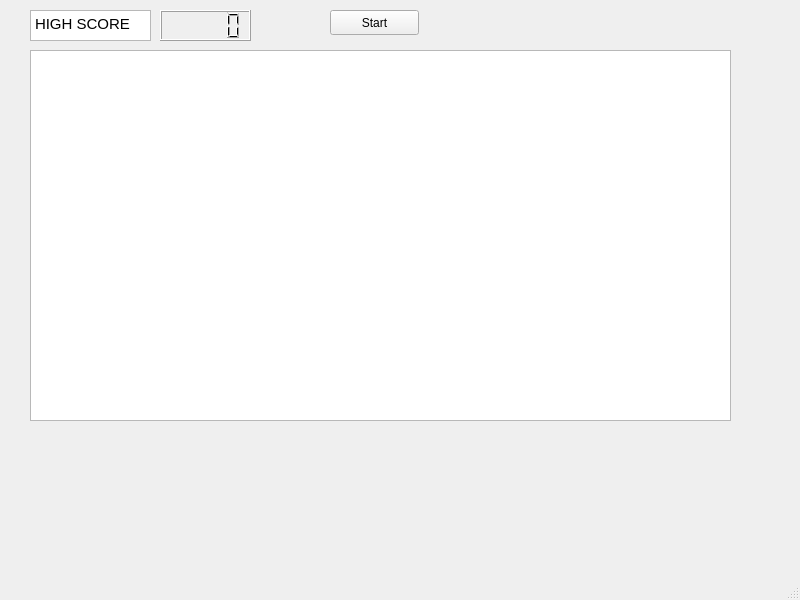
<?xml version="1.0" encoding="UTF-8"?>
<ui version="4.0">
 <class>Laberinto</class>
 <widget class="QMainWindow" name="Laberinto">
  <property name="geometry">
   <rect>
    <x>0</x>
    <y>0</y>
    <width>800</width>
    <height>600</height>
   </rect>
  </property>
  <property name="windowTitle">
   <string>Laberinto</string>
  </property>
  <widget class="QWidget" name="centralwidget">
   <widget class="QGraphicsView" name="graphicsView">
    <property name="geometry">
     <rect>
      <x>30</x>
      <y>50</y>
      <width>701</width>
      <height>371</height>
     </rect>
    </property>
    <property name="backgroundBrush">
     <brush brushstyle="NoBrush">
      <color alpha="255">
       <red>52</red>
       <green>101</green>
       <blue>164</blue>
      </color>
     </brush>
    </property>
    <property name="foregroundBrush">
     <brush brushstyle="NoBrush">
      <color alpha="255">
       <red>52</red>
       <green>101</green>
       <blue>164</blue>
      </color>
     </brush>
    </property>
   </widget>
   <widget class="QPushButton" name="pushButton">
    <property name="geometry">
     <rect>
      <x>330</x>
      <y>10</y>
      <width>89</width>
      <height>25</height>
     </rect>
    </property>
    <property name="cursor">
     <cursorShape>PointingHandCursor</cursorShape>
    </property>
    <property name="text">
     <string>Start</string>
    </property>
   </widget>
   <widget class="QLCDNumber" name="lcdNumber">
    <property name="geometry">
     <rect>
      <x>160</x>
      <y>10</y>
      <width>91</width>
      <height>31</height>
     </rect>
    </property>
   </widget>
   <widget class="QTextBrowser" name="textBrowser">
    <property name="geometry">
     <rect>
      <x>30</x>
      <y>10</y>
      <width>121</width>
      <height>31</height>
     </rect>
    </property>
    <property name="html">
     <string>&lt;!DOCTYPE HTML PUBLIC &quot;-//W3C//DTD HTML 4.0//EN&quot; &quot;http://www.w3.org/TR/REC-html40/strict.dtd&quot;&gt;
&lt;html&gt;&lt;head&gt;&lt;meta name=&quot;qrichtext&quot; content=&quot;1&quot; /&gt;&lt;style type=&quot;text/css&quot;&gt;
p, li { white-space: pre-wrap; }
&lt;/style&gt;&lt;/head&gt;&lt;body style=&quot; font-family:'Ubuntu'; font-size:11pt; font-weight:400; font-style:normal;&quot;&gt;
&lt;p style=&quot; margin-top:0px; margin-bottom:0px; margin-left:0px; margin-right:0px; -qt-block-indent:0; text-indent:0px;&quot;&gt;HIGH SCORE&lt;/p&gt;&lt;/body&gt;&lt;/html&gt;</string>
    </property>
   </widget>
  </widget>
  <widget class="QMenuBar" name="menubar">
   <property name="geometry">
    <rect>
     <x>0</x>
     <y>0</y>
     <width>800</width>
     <height>22</height>
    </rect>
   </property>
  </widget>
  <widget class="QStatusBar" name="statusbar"/>
 </widget>
 <resources/>
 <connections/>
</ui>
